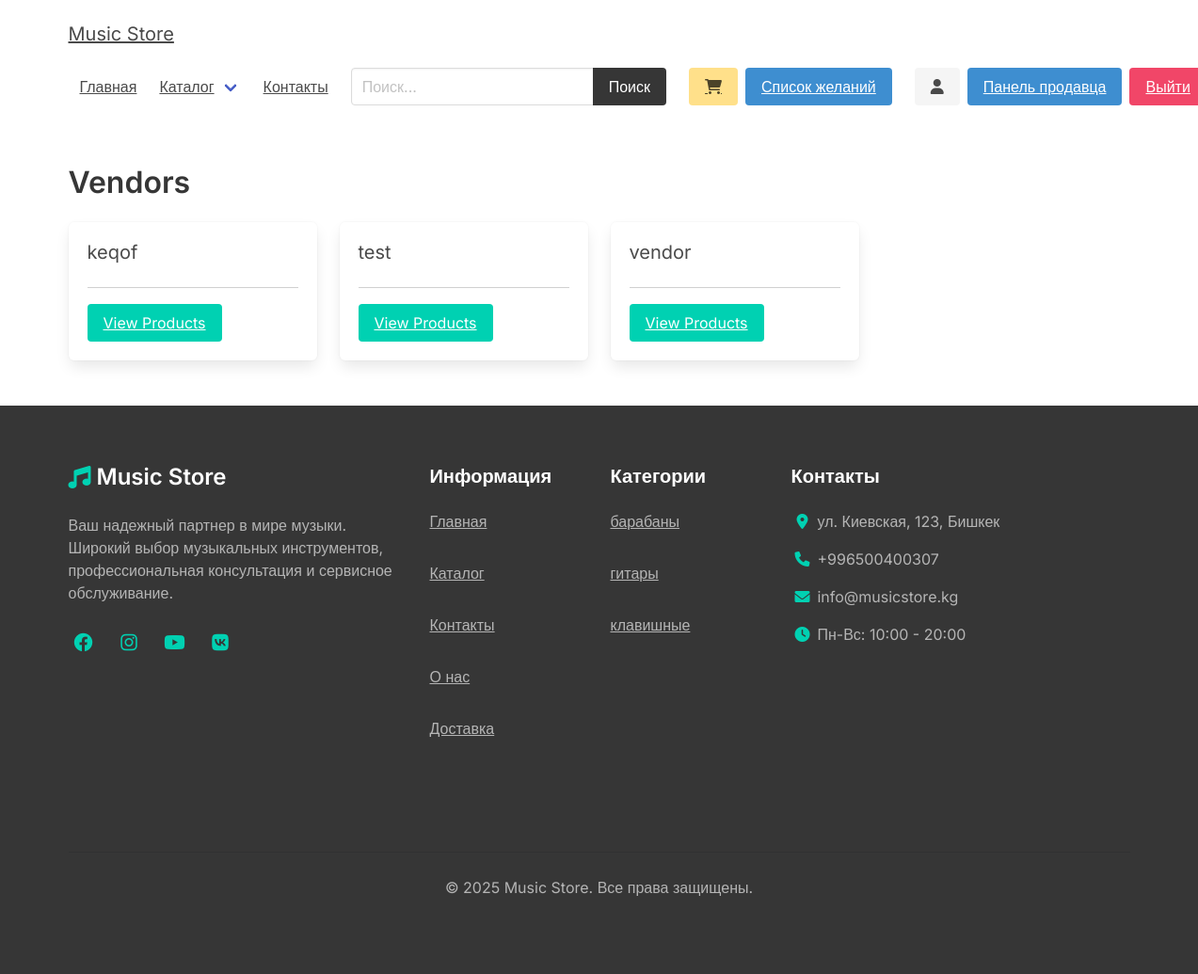
The app's page /vendor/ (signed in) with its own data.
### vendor/models.py (models this page shows, shortened)
class Vendor(models.Model):
    name = models.CharField(max_length=255)
    created_at = models.DateTimeField(auto_now_add=True)
    created_by = models.OneToOneField(User, related_name='vendor', on_delete=models.CASCADE)
    class Meta:
        ordering = ['name']

### product/models.py (models this page shows, shortened)
class Category(models.Model):
    title = models.CharField(_('Название'), max_length=50)
    slug = models.SlugField(_('URL-метка'), max_length=50)
    class Meta:
        verbose_name = _('Категория')
        verbose_name_plural = _('Категории')
        ordering = ['title']

### vendor/views.py (the view)
# urls.py: path('', views.vendors, name="vendors"),
def vendors(request):
    vendors = Vendor.objects.all()
    return render(request, 'vendor/vendors.html', {'vendors': vendors})

### cart/cart.py (called while the page is built)
    def __len__(self):
        return sum(item['quantity'] for item in self.cart.values())

### cart/context_processors.py (called while the page is built)
def cart(request):
    return {'cart': Cart(request)}

### core/templatetags/wishlist_tags.py (called while the page is built, shortened)
@register.simple_tag(takes_context=True)
def get_wishlist_count(context):
    request = context['request']
    if request.user.is_authenticated:
        try:
            user_wishlists = request.user.wishlist_set.all()
            if user_wishlists.count() > 1:
                wishlist = user_wishlists.first()
                for other_wishlist in user_wishlists[1:]:
                    wishlist.products.add(*other_wishlist.products.all())
                    other_wishlist.delete()
                return wishlist.products.count()
            elif user_wishlists.exists():
                return user_wishlists.first().products.count()
            return 0
        except AttributeError:
            return 0

### product/context_processors.py (called while the page is built)
def menu_categories(request):
    categories = Category.objects.all()
    return {'categories': categories}

### templates/vendor/vendors.html (shortened to what this page needs)
{% extends 'core/base.html' %}
{% block content %}
    <h1 class="title">Vendors</h1>
    <div class="columns is-multiline">
        {% for vendor in vendors %}
            <div class="column is-3">
                <div class="box">
                    <h2 class="subtitle">
                        {{ vendor.name }}
                    </h2>
                    <hr>
                    <a href="{% url 'vendor:vendor' vendor.id %}" class="button is-primary ">View Products</a>
                </div>
            </div>
        {% endfor %}
    </div>
{% endblock content %}

### templates/core/base.html (shortened to what this page needs)
{% load static %}
{% load wishlist_tags %}
<!DOCTYPE html>
<html lang="en">
<head>
    <link rel="stylesheet" href="https://cdn.jsdelivr.net/npm/bulma@0.9.2/css/bulma.min.css">
    <link rel="stylesheet" href="https://cdnjs.cloudflare.com/ajax/libs/font-awesome/6.0.0/css/all.min.css">
    <link rel="stylesheet" href="{% static 'css/main.css' %}">
    <link href="https://cdn.jsdelivr.net/npm/bootstrap@5.3.0/dist/css/bootstrap.min.css" rel="stylesheet">
</head>
<body>
    <div class="container">
        <nav class="navbar" role="navigation" aria-label="main navigation">
            <div class="navbar-brand">
                <a class="navbar-item" href="{% url 'core:home' %}">
Music Store
                </a>
            </div>
            <div id="navbarBasicExample" class="navbar-menu">
                <div class="navbar-start">
                    <a class="navbar-item" href="{% url 'core:home' %}">
                        Главная
                    </a>
                    <div class="navbar-item has-dropdown is-hoverable">
                        <a class="navbar-link">
                            Каталог
                        </a>
                    </div>
                    <a class="navbar-item" href="{% url 'core:contact' %}">
                        Контакты
                    </a>
                </div>
                <div class="navbar-start">
                    <div class="navbar-item">
                        <form method="get" action="{% url 'product:search' %}">
                            <div class="field has-addons">
                                <div class="control">
                                    <input type="search" name="query" id="" class="input" placeholder="Поиск...">
                                </div>
                                <div class="control">
                                    <button class="button is-dark">Поиск</button>
                                </div>
                            </div>
                        </form>
                    </div>
                </div>
                <div class="navbar-end">
                <div class="navbar-item">
                    <a href="{% url 'cart:cart' %}" class="button is-warning">
                        <i class="fas fa-shopping-cart"></i>
                    </a>
                    <a href="{% url 'core:wishlist' %}" class="button is-info ml-2">
                        Список желаний
                        {% get_wishlist_count as wishlist_count %}
                    </a>
                </div>
                {% if request.user.is_authenticated %}
                    <div class="navbar-item">
                        <a class="button is-light" href="{% url 'core:account' %}">
                            <i class="fas fa-user"></i>
                        </a>
                        {% if request.user.vendor %}
                            <a class="button is-info ml-2" href="{% url 'vendor:vendor-admin' %}">
                                Панель продавца
                            </a>
                        {% endif %}
                        <a class="button is-danger ml-2" href="{% url 'logout' %}">
                            Выйти
                        </a>
                    </div>
                {% endif %}
                </div>
            </div>
            </nav>
    </div>
    <section class="section">
        <div class="container">
            {% block content %}{% endblock content %}
        </div>
    </section>
    <footer class="footer has-background-dark">
        <div class="container">
            <div class="columns is-multiline">
                <div class="column is-4">
                    <div class="content">
                        <h3 class="title is-4 has-text-white mb-4">
                            <span class="icon-text">
                                <span class="icon has-text-primary">
                                    <i class="fas fa-music"></i>
                                </span>
                                <span>Music Store</span>
                            </span>
                        </h3>
                        <p class="has-text-grey-light mb-4">
                            Ваш надежный партнер в мире музыки. Широкий выбор музыкальных инструментов, профессиональная консультация и сервисное обслуживание.
                        </p>
                        <div class="social-links">
                            <a href="#" class="has-text-primary mr-3" title="Facebook">
                                <span class="icon is-medium">
                                    <i class="fab fa-facebook fa-lg"></i>
                                </span>
                            </a>
                            <a href="#" class="has-text-primary mr-3" title="Instagram">
                                <span class="icon is-medium">
                                    <i class="fab fa-instagram fa-lg"></i>
                                </span>
                            </a>
                            <a href="#" class="has-text-primary mr-3" title="YouTube">
                                <span class="icon is-medium">
                                    <i class="fab fa-youtube fa-lg"></i>
                                </span>
                            </a>
                            <a href="#" class="has-text-primary" title="VK">
                                <span class="icon is-medium">
                                    <i class="fab fa-vk fa-lg"></i>
                                </span>
                            </a>
                        </div>
                    </div>
                </div>
                <div class="column is-2">
                    <h4 class="title is-5 has-text-white mb-4">Информация</h4>
                    <ul class="footer-links">
                        <li><a href="{% url 'core:home' %}" class="has-text-grey-light">Главная</a></li>
                        <li><a href="{% url 'product:catalog' %}" class="has-text-grey-light">Каталог</a></li>
                        <li><a href="{% url 'core:contact' %}" class="has-text-grey-light">Контакты</a></li>
                        <li><a href="#" class="has-text-grey-light">О нас</a></li>
                        <li><a href="#" class="has-text-grey-light">Доставка</a></li>
                    </ul>
                </div>
                <div class="column is-2">
                    <h4 class="title is-5 has-text-white mb-4">Категории</h4>
                    <ul class="footer-links">
                        {% for category in categories %}
                            <li><a href="{% url 'product:category' category.slug %}" class="has-text-grey-light">{{ category.title }}</a></li>
                        {% endfor %}
                    </ul>
                </div>
                <div class="column is-4">
                    <h4 class="title is-5 has-text-white mb-4">Контакты</h4>
                    <ul class="footer-contacts">
                        <li class="mb-3">
                            <span class="icon-text">
                                <span class="icon has-text-primary">
                                    <i class="fas fa-map-marker-alt"></i>
                                </span>
                                <span class="has-text-grey-light">ул. Киевская, 123, Бишкек</span>
                            </span>
                        </li>
                        <li class="mb-3">
                            <span class="icon-text">
                                <span class="icon has-text-primary">
                                    <i class="fas fa-phone"></i>
                                </span>
                                <span class="has-text-grey-light">+996500400307</span>
                            </span>
                        </li>
                        <li class="mb-3">
                            <span class="icon-text">
                                <span class="icon has-text-primary">
                                    <i class="fas fa-envelope"></i>
                                </span>
                                <span class="has-text-grey-light">info@musicstore.kg</span>
                            </span>
                        </li>
                        <li>
                            <span class="icon-text">
                                <span class="icon has-text-primary">
                                    <i class="fas fa-clock"></i>
                                </span>
                                <span class="has-text-grey-light">Пн-Вс: 10:00 - 20:00</span>
                            </span>
                        </li>
                    </ul>
                </div>
            </div>
            <div class="columns mt-6">
                <div class="column">
                    <hr class="has-background-grey-darker mb-4">
                    <p class="has-text-grey-light has-text-centered">
                        © {% now "Y" %} Music Store. Все права защищены.
                    </p>
                </div>
            </div>
        </div>
    </footer>
</body>
</html>

### static/css/main.css (style rules this page uses)
.footer a { margin-bottom: 15px; display: inline-block; color: #444; }

### templates/core/base.html (style rules this page uses)
:root { --primary-color: #2563eb; --secondary-color: #1d4ed8; --success-color: #059669; --danger-color: #dc2626; --warning-color: #d97706; --info-color: #0891b2; }
body { font-family: 'Inter', sans-serif; }
.footer { padding: 4rem 1.5rem; }
.footer-links { list-style: none; padding: 0; margin: 0; }
.footer-links li { margin-bottom: 1rem; }
.footer-links a { transition: color 0.3s ease; }
.footer-contacts { list-style: none; padding: 0; margin: 0; }
.social-links a { transition: transform 0.3s ease; display: inline-block; }
.icon-text { align-items: center; }

### records on screen
Vendor: name "keqof"
Vendor: name "test"
Vendor: name "vendor"
Category: title "барабаны"
Category: title "гитары"
Category: title "клавишные"
